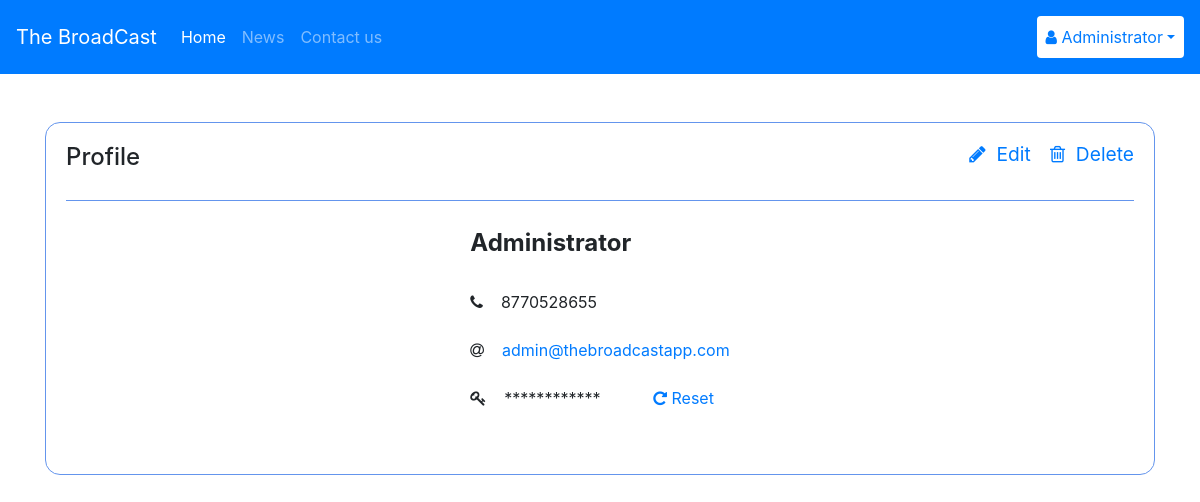
Page /profile (signed in) on the committed database.
### app.py (models this page shows, shortened)
class Users(db.Model):
    id = db.Column(db.Integer, primary_key=True)
    fullName = db.Column(db.String(30), unique=True, nullable=False)
    phone = db.Column(db.Integer, unique=True, default=0)
    email = db.Column(db.String(50), unique=True, nullable=False)
    password = db.Column(db.String(30), unique=True, nullable=False)
    admin = db.Column(db.Boolean, default=False)
    news = db.relationship('News', backref='author', lazy='dynamic')

### app.py (the view)
@app.route('/profile')
def profile():
    if 'loggedin' in session:
        userId = session['userId']
        user = Users.query.filter(Users.id==userId).first()
        return render_template('profile.html', user=user)
    return redirect(url_for('index'))

### templates/profile.html (shortened to what this page needs)
    {% extends "base.html" %}
    {% block head %}
    <link rel="stylesheet" href="{{ url_for('static', filename='css/floating-labels.css') }}">
    {% endblock %}
    {% block body %}
        <div class="card-deck mb-3">
            <div class="card mt-5" style="width: auto; border-color: cornflowerblue; border-radius: 15px;">
                <div class="card-body">
                    <h4 class="card-title" style="display: inline-flex;">Profile</h4>
                    <h4 style="display: inline-flex; float: right;">
                        <a class="small" href="#" data-toggle="modal" data-target="#editModal"><i
                                class="fa fa-pencil"></i>&nbsp;
                            Edit</a>
                        <a class="small" href="#" data-toggle="modal" data-target="#deleteModal"><i
                                class="fa fa-trash-o"></i>&nbsp; Delete</a>
                    </h4>
                    <hr style="border-color: cornflowerblue;">
                    <p class="card-text">
                    <div class="row">
                        <div class="col profileTable">
                            <table class="table table-borderless" style="width: auto;">
                                <tbody>
                                    <tr>
                                        <td colspan="2"><h4 class="font-weight-bold">{{ user.fullName }}</h4></td>
                                    </tr>
                                    <tr>
                                        <td colspan="2"><i class="fa fa-phone"></i>&nbsp;&nbsp; &nbsp;{% if user.phone %}{{ user.phone }}{% else %}NA</td>{% endif %}
                                    </tr>
                                    <tr>
                                        <td colspan="2"><i class="fa fa-at"></i>&nbsp;&nbsp; &nbsp;<a href="mailto:{{ user.email }}">{{ user.email }}</a></td>
                                    </tr>
                                    <tr>
                                        <td><i class="fa fa-key"></i>&nbsp;&nbsp; &nbsp;************</td><td><a href="#" data-toggle="modal" data-target="#passwordModal"><i
                                                    class="fa fa-repeat"></i>&nbsp;Reset</a></td>
                                    </tr>
                                </tbody>
                            </table>
                        </div>
                    </div>
                    </p>
                </div>
            </div>
        </div>
    {% endblock %}

### templates/base.html (shortened to what this page needs)
<!DOCTYPE html>
<html lang="en">
<head>
    <link rel="stylesheet" href="{{ url_for('static', filename='css/style.css') }}">
    <link rel="stylesheet" href="https://stackpath.bootstrapcdn.com/bootstrap/4.3.1/css/bootstrap.min.css"
>
    <link href="https://stackpath.bootstrapcdn.com/font-awesome/4.7.0/css/font-awesome.min.css" rel="stylesheet" type="text/css">
    {% block head %} {% endblock %}
</head>
<body>
    <nav class="navbar navbar-expand-md navbar-dark bg-primary">
        <a class="navbar-brand" href="/">The BroadCast</a>
        <div class="collapse navbar-collapse" id="myNavbar">
          <ul class="navbar-nav mr-auto">
            <li class="nav-item active">
              <a class="nav-link" href="/">Home <span class="sr-only">(current)</span></a>
            </li>
            <li class="nav-item">
              <a class="nav-link" href="/news">News</a>
            </li>
            <li class="nav-item">
              <a class="nav-link" href="{{ url_for('contact') }}">Contact us</a>
            </li>
          </ul>
          {% if not user %}
          <div class="my-2 md-my-0">
            <ul class="navbar-nav">
              <li class="nav-item user">
                <a class="nav-link btn text-primary" href="{{ url_for('signin') }}" style="background-color: white;">
                  <i class="fa fa-sign-in"></i>&nbsp;Guest</a>
              </li>
            </ul>
          </div>
          {% else %}
          <div class="my-2 md-my-0">
            <ul class="navbar-nav">
              <li class="nav-item dropdown">
                <a class="nav-link dropdown-toggle btn text-primary" href="#" id="dropdown" data-toggle="dropdown" style="background-color: white;" aria-haspopup="true" aria-expanded="false" style="color: white;">
                  <i class="fa fa-user"></i>&nbsp;{{ user.fullName }}</a>
              </li>
            </ul>
          </div>
          {% endif %}
        </div>
    </nav>
    <div class="container">
        {% block body %} {% endblock %}
    </div>
</body>
</html>

### static/css/style.css (style rules this page uses)
.profileTable { text-align: -webkit-center; }

### rows in the picture
Users: fullName "Administrator", phone "8770528655", email "admin@thebroadcastapp.com"
